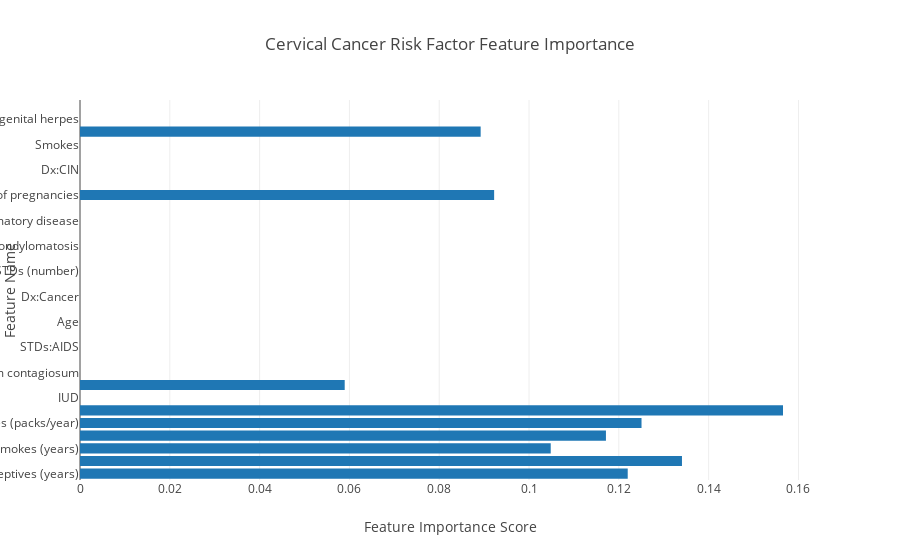

Source (notebook cell):
### Code cell
iplot(plot_obj)

### Figure 1 — Plotly figure (JSON) as saved in the notebook; plotly's stock layout.template omitted (floating-point values rounded to 4 significant figures)
{"data": [{"orientation": "h", "type": "bar", "uid": "b430163e-9fba-4393-92b8-fef4e2fb5b5f", "x": [0.122, 0.1341, 0.1048, 0.1171, 0.125, 0.1566, 0, 0.05895, 0, 0, 0, 0, 0, 0, 0, 0, 0, 0, 0, 0, 0, 0, 0.09223, 0, 0, 0, 0, 0.08923, 0, 0], "y": ["Hormonal Contraceptives (years)", "STDs:HIV", "Smokes (years)", "First sexual intercourse", "Smokes (packs/year)", "IUD (years)", "IUD", "Dx:HPV", "STDs:molluscum contagiosum", "STDs: Number of diagnosis", "STDs:AIDS", "Dx", "Age", "Hormonal Contraceptives", "Dx:Cancer", "STDs:condylomatosis", "STDs (number)", "STDs", "STDs:cervical condylomatosis", "STDs:vulvo-perineal condylomatosis", "STDs:pelvic inflammatory disease", "STDs:syphilis", "Num of pregnancies", "STDs:Hepatitis B", "Dx:CIN", "STDs:HPV", "Smokes", "Number of sexual partners", "STDs:genital herpes", "STDs:vaginal condylomatosis"]}], "layout": {"hovermode": "closest", "title": "Cervical Cancer Risk Factor Feature Importance ", "xaxis": {"title": "Feature Importance Score"}, "yaxis": {"title": "Feature Name"}}}
